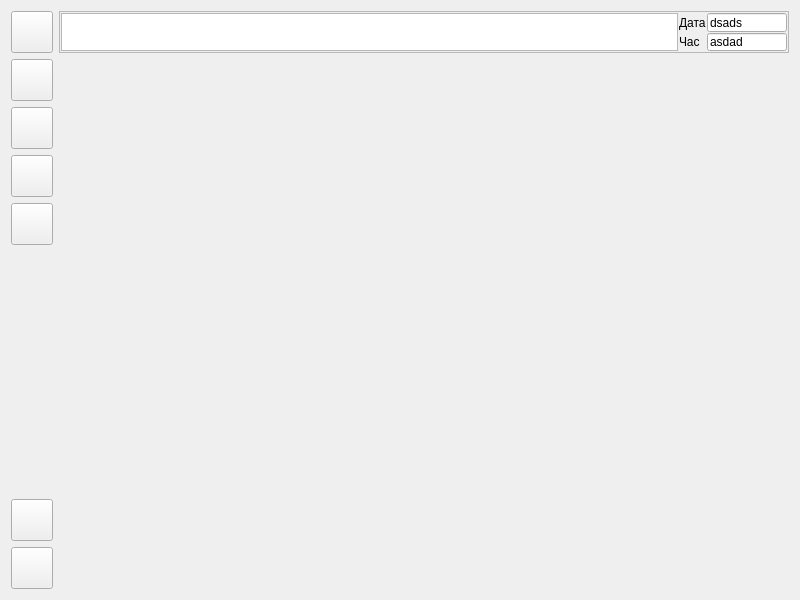
<?xml version="1.0" encoding="UTF-8"?>
<ui version="4.0">
 <class>Form</class>
 <widget class="QWidget" name="Form">
  <property name="geometry">
   <rect>
    <x>0</x>
    <y>0</y>
    <width>800</width>
    <height>600</height>
   </rect>
  </property>
  <property name="minimumSize">
   <size>
    <width>800</width>
    <height>600</height>
   </size>
  </property>
  <property name="maximumSize">
   <size>
    <width>2560</width>
    <height>2560</height>
   </size>
  </property>
  <property name="windowTitle">
   <string>Scada</string>
  </property>
  <property name="windowIcon">
   <iconset resource="../../../lib/picture.qrc">
    <normaloff>:/butons/pict/logo_32x32.png</normaloff>:/butons/pict/logo_32x32.png</iconset>
  </property>
  <layout class="QGridLayout">
   <item row="0" column="0">
    <widget class="QPushButton" name="bn_showAlert">
     <property name="minimumSize">
      <size>
       <width>42</width>
       <height>42</height>
      </size>
     </property>
     <property name="maximumSize">
      <size>
       <width>42</width>
       <height>42</height>
      </size>
     </property>
     <property name="icon">
      <iconset resource="../../../lib/picture.qrc">
       <normaloff>:/butons/pict/alarm_32x32.png</normaloff>:/butons/pict/alarm_32x32.png</iconset>
     </property>
     <property name="iconSize">
      <size>
       <width>32</width>
       <height>32</height>
      </size>
     </property>
    </widget>
   </item>
   <item row="1" column="0">
    <widget class="QPushButton" name="Trend">
     <property name="minimumSize">
      <size>
       <width>42</width>
       <height>42</height>
      </size>
     </property>
     <property name="maximumSize">
      <size>
       <width>42</width>
       <height>42</height>
      </size>
     </property>
     <property name="icon">
      <iconset resource="../../../lib/picture.qrc">
       <normaloff>:/butons/pict/thrend_32x32.png</normaloff>:/butons/pict/thrend_32x32.png</iconset>
     </property>
     <property name="iconSize">
      <size>
       <width>32</width>
       <height>32</height>
      </size>
     </property>
    </widget>
   </item>
   <item row="6" column="0">
    <widget class="QPushButton" name="About">
     <property name="minimumSize">
      <size>
       <width>42</width>
       <height>42</height>
      </size>
     </property>
     <property name="maximumSize">
      <size>
       <width>42</width>
       <height>42</height>
      </size>
     </property>
     <property name="icon">
      <iconset resource="../../../lib/picture.qrc">
       <normaloff>:/butons/pict/iph_logo_32x32.png</normaloff>:/butons/pict/iph_logo_32x32.png</iconset>
     </property>
     <property name="iconSize">
      <size>
       <width>32</width>
       <height>32</height>
      </size>
     </property>
    </widget>
   </item>
   <item row="7" column="0">
    <widget class="QPushButton" name="Exit">
     <property name="minimumSize">
      <size>
       <width>42</width>
       <height>42</height>
      </size>
     </property>
     <property name="maximumSize">
      <size>
       <width>42</width>
       <height>42</height>
      </size>
     </property>
     <property name="text">
      <string/>
     </property>
     <property name="icon">
      <iconset resource="../../../lib/picture.qrc">
       <normaloff>:/butons/pict/exit_32x32.png</normaloff>:/butons/pict/exit_32x32.png</iconset>
     </property>
     <property name="iconSize">
      <size>
       <width>32</width>
       <height>32</height>
      </size>
     </property>
    </widget>
   </item>
   <item row="5" column="0">
    <spacer>
     <property name="orientation">
      <enum>Qt::Vertical</enum>
     </property>
     <property name="sizeHint" stdset="0">
      <size>
       <width>20</width>
       <height>40</height>
      </size>
     </property>
    </spacer>
   </item>
   <item row="0" column="1" colspan="2">
    <widget class="QFrame" name="frame">
     <property name="minimumSize">
      <size>
       <width>42</width>
       <height>42</height>
      </size>
     </property>
     <property name="maximumSize">
      <size>
       <width>16777215</width>
       <height>42</height>
      </size>
     </property>
     <property name="frameShape">
      <enum>QFrame::StyledPanel</enum>
     </property>
     <property name="frameShadow">
      <enum>QFrame::Raised</enum>
     </property>
     <layout class="QGridLayout">
      <property name="sizeConstraint">
       <enum>QLayout::SetDefaultConstraint</enum>
      </property>
      <property name="leftMargin">
       <number>1</number>
      </property>
      <property name="topMargin">
       <number>1</number>
      </property>
      <property name="rightMargin">
       <number>1</number>
      </property>
      <property name="bottomMargin">
       <number>1</number>
      </property>
      <property name="spacing">
       <number>1</number>
      </property>
      <item row="0" column="0" rowspan="2">
       <widget class="QTextEdit" name="AlertBrowser"/>
      </item>
      <item row="0" column="2">
       <widget class="QLineEdit" name="lineEDate">
        <property name="maximumSize">
         <size>
          <width>80</width>
          <height>16777215</height>
         </size>
        </property>
        <property name="text">
         <string>dsads</string>
        </property>
       </widget>
      </item>
      <item row="1" column="2">
       <widget class="QLineEdit" name="lineETime">
        <property name="sizePolicy">
         <sizepolicy hsizetype="Expanding" vsizetype="Fixed">
          <horstretch>0</horstretch>
          <verstretch>0</verstretch>
         </sizepolicy>
        </property>
        <property name="minimumSize">
         <size>
          <width>0</width>
          <height>0</height>
         </size>
        </property>
        <property name="maximumSize">
         <size>
          <width>80</width>
          <height>30</height>
         </size>
        </property>
        <property name="text">
         <string>asdad</string>
        </property>
       </widget>
      </item>
      <item row="0" column="1">
       <widget class="QLabel" name="label">
        <property name="text">
         <string>Дата</string>
        </property>
       </widget>
      </item>
      <item row="1" column="1">
       <widget class="QLabel" name="label_2">
        <property name="text">
         <string>Час</string>
        </property>
       </widget>
      </item>
     </layout>
    </widget>
   </item>
   <item row="2" column="0">
    <widget class="QPushButton" name="bnParm">
     <property name="sizePolicy">
      <sizepolicy hsizetype="Minimum" vsizetype="Fixed">
       <horstretch>0</horstretch>
       <verstretch>0</verstretch>
      </sizepolicy>
     </property>
     <property name="minimumSize">
      <size>
       <width>42</width>
       <height>42</height>
      </size>
     </property>
     <property name="maximumSize">
      <size>
       <width>42</width>
       <height>42</height>
      </size>
     </property>
     <property name="text">
      <string/>
     </property>
     <property name="icon">
      <iconset resource="../../../lib/picture.qrc">
       <normaloff>:/butons/pict/setup_32x32.png</normaloff>:/butons/pict/setup_32x32.png</iconset>
     </property>
     <property name="iconSize">
      <size>
       <width>32</width>
       <height>32</height>
      </size>
     </property>
    </widget>
   </item>
   <item row="3" column="0">
    <widget class="QPushButton" name="TrCtrl">
     <property name="sizePolicy">
      <sizepolicy hsizetype="Minimum" vsizetype="Fixed">
       <horstretch>0</horstretch>
       <verstretch>0</verstretch>
      </sizepolicy>
     </property>
     <property name="minimumSize">
      <size>
       <width>42</width>
       <height>42</height>
      </size>
     </property>
     <property name="maximumSize">
      <size>
       <width>42</width>
       <height>42</height>
      </size>
     </property>
     <property name="text">
      <string/>
     </property>
     <property name="icon">
      <iconset resource="mnemo/mnemo.qrc">
       <normaloff>:/butons/trctrl.png</normaloff>:/butons/trctrl.png</iconset>
     </property>
     <property name="iconSize">
      <size>
       <width>32</width>
       <height>32</height>
      </size>
     </property>
    </widget>
   </item>
   <item row="4" column="0">
    <widget class="QPushButton" name="bnReport">
     <property name="sizePolicy">
      <sizepolicy hsizetype="Minimum" vsizetype="Fixed">
       <horstretch>0</horstretch>
       <verstretch>0</verstretch>
      </sizepolicy>
     </property>
     <property name="minimumSize">
      <size>
       <width>42</width>
       <height>42</height>
      </size>
     </property>
     <property name="maximumSize">
      <size>
       <width>42</width>
       <height>42</height>
      </size>
     </property>
     <property name="text">
      <string/>
     </property>
     <property name="icon">
      <iconset resource="../../../lib/picture.qrc">
       <normaloff>:/butons/pict/report_32x32.png</normaloff>:/butons/pict/report_32x32.png</iconset>
     </property>
     <property name="iconSize">
      <size>
       <width>32</width>
       <height>32</height>
      </size>
     </property>
    </widget>
   </item>
   <item row="1" column="2" rowspan="7">
    <widget class="QStackedWidget" name="sW"/>
   </item>
  </layout>
 </widget>
 <resources>
  <include location="mnemo/mnemo.qrc"/>
  <include location="../../../lib/picture.qrc"/>
 </resources>
 <connections/>
</ui>
